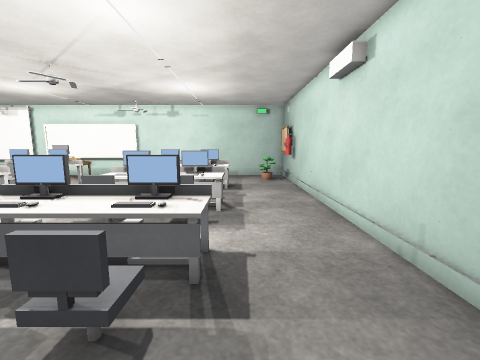
view 1 (above)

21 first-person views from a walk through a 3-D level made in the Godot game engine. The camera is 1.2 m above the floor, tilts 8° down and sees 90° across. The floor is counted in squares, 0.5 m on a side. Each view is taken from the middle of a square. On the plan, view 1 faces up. The plan holds only what a view shows up to about 17 squares ahead; the rest is blank. Surface patterns are stand-ins for the level's own textures.

view 2
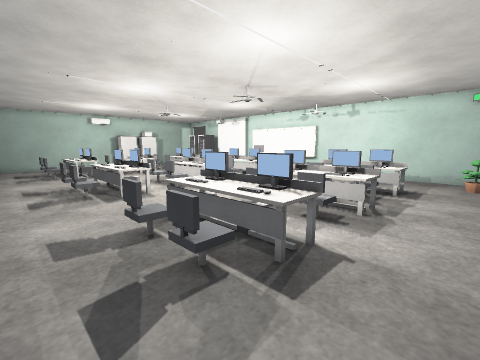

view 3
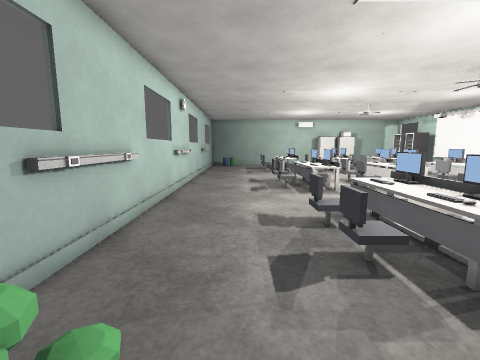

view 4
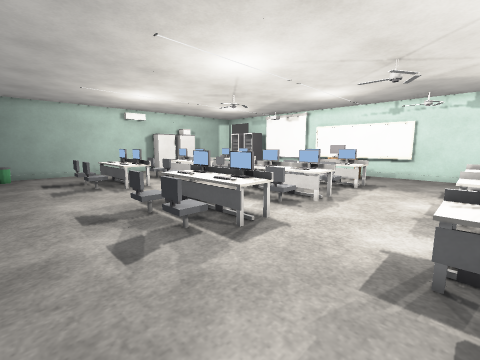

view 5
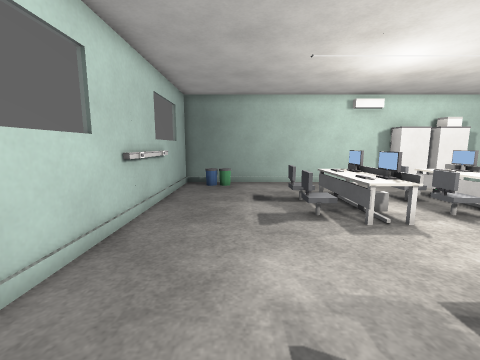

view 6
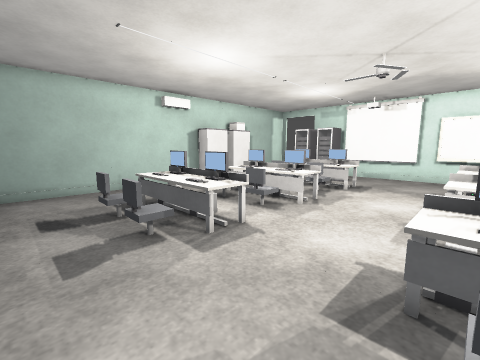

view 7
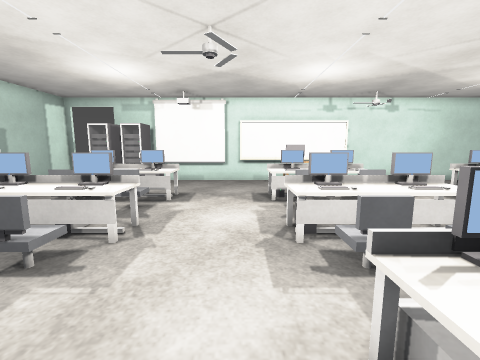

view 8
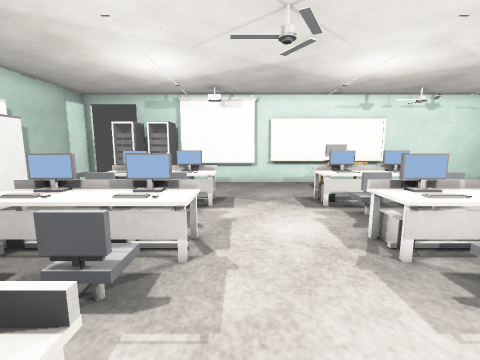

view 9
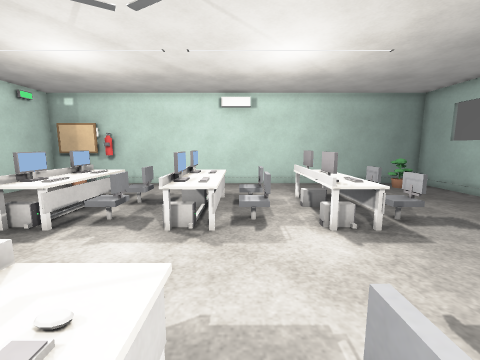

view 10
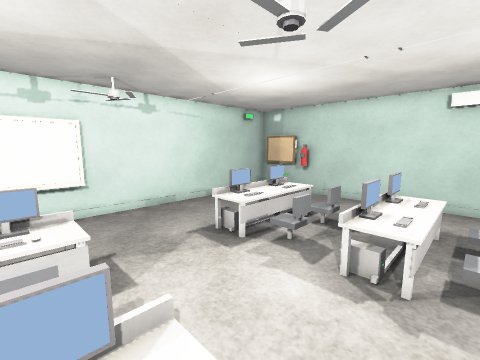

view 11
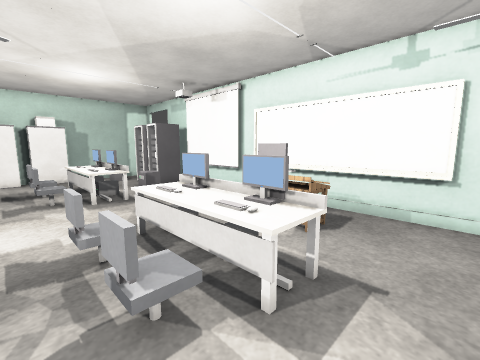

view 12
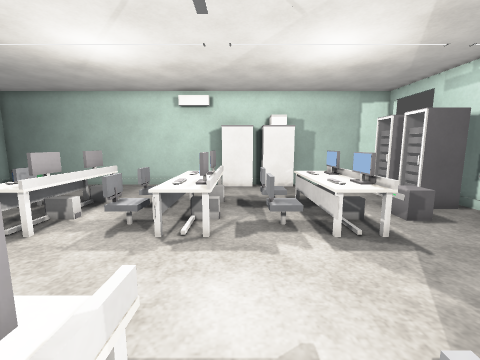

view 13
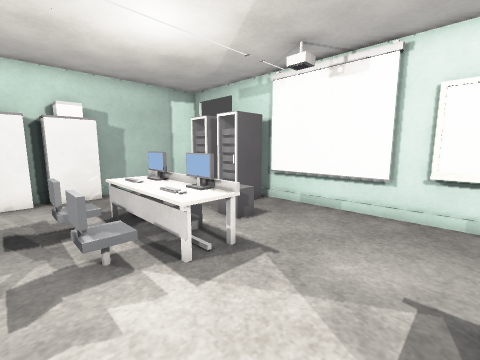

view 14
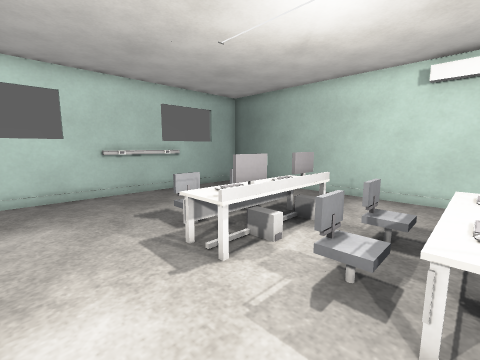

view 15
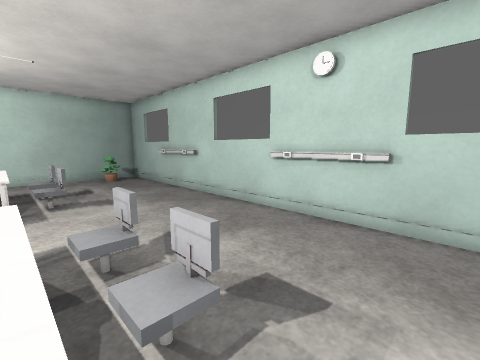

view 16
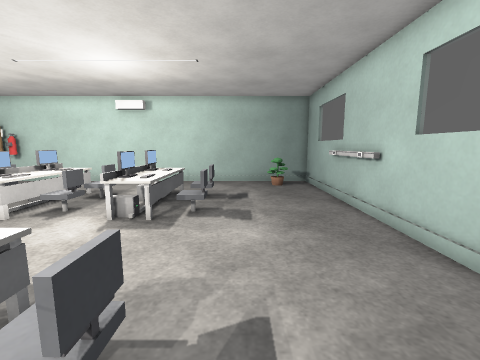

view 17
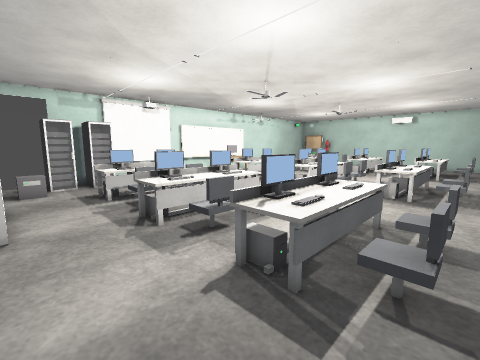

view 18
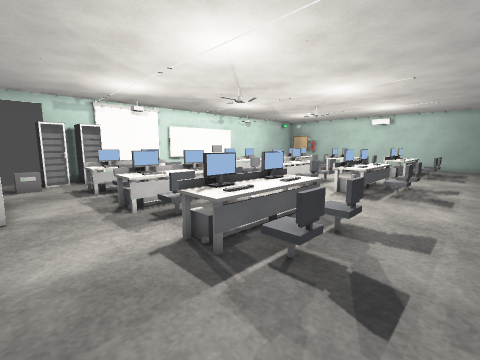

view 19
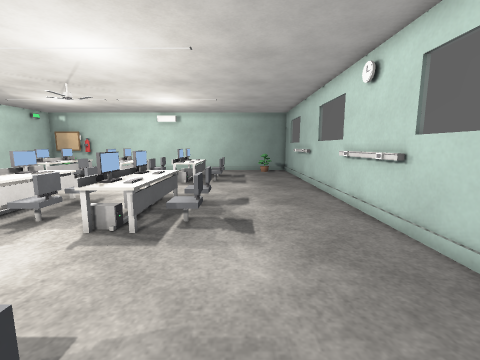

view 20
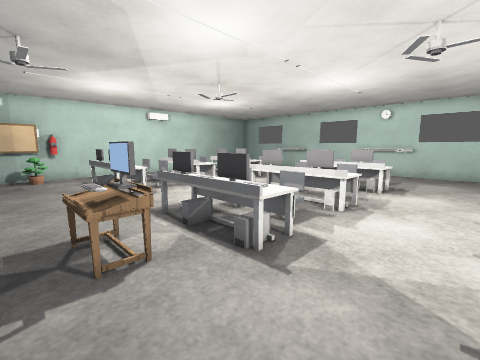

view 21
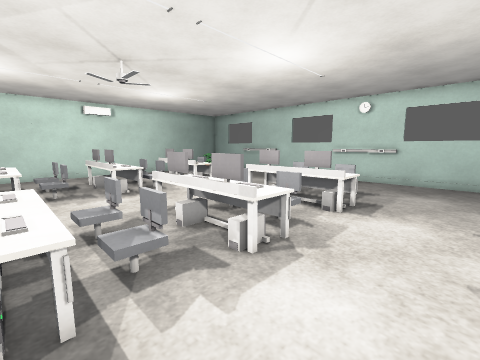

### Floor plan
Key: @ floor where view 1 was taken; # wall or solid block; x gap in a wall; . floor; / step, stairs or slope; = window, fence, low wall or low ledge; E desk; P plant; M monitor; F fire extinguisher; B bench; K keyboard; C chair; U cupboard; R rack; O other object.
Columns run from 28 left of view 1 to 4 right of it. Each row starts with its distance up from view 1.
 20 #   ############################
 19 #. RRRR........................#
 18 #. RRRR........KKE............P##
 17 #. ....O.......MME............P##
 16 #..............................F#
 15 #...BMMMMB...BMMBMB....MMBMM....#
 14 #U..BOOOOB...BKKBKB....OOBOO....#
 13 UU...BBBBB....BBBBB....BBBBB....#
 12 #U...C #C.....C  C ....#C.= ....#
 11 UU..............................#
 10 #U..BMMMMB...BMMBMB....MMBMM....#
  9 #...BKKKKB...BKKBKB....KKBOO....#
  8 #....O..O......O./......O.O.....#
  7 #....C #C.....C  C.....#C. .....#
  6 #....  ##.....#   .....### .....#
  5 #...####MB...####MB....###MM....#
  4 #...BKKBOB...B#OBOB....#KBKK....#
  3 #....O..O.....    ......x.O.....#
  2 #....Cx.C.....C  C......C.=.....#
  1 #...............................#
  0 #...........................@...#
 -1 # ............................P.#
 -2 #O............................P.#
 -3 #....####.....####.....#####....#
 -4 ######################### #######

Positions as (right, up) in squares from view 1, and headings:
1: (0, 0), facing up
2: (2, 0), facing up-left
3: (3, 0), facing left
4: (-5, -1), facing up-left
5: (-12, 0), facing left
6: (-14, 0), facing up-left
7: (-16, 3), facing up
8: (-18, 4), facing up
9: (-12, 8), facing right
10: (-11, 8), facing up-right
11: (-8, 11), facing up-left
12: (-13, 11), facing left
13: (-15, 11), facing up-left
14: (-16, 9), facing down-left
15: (-16, 4), facing down-right
16: (-13, 1), facing right
17: (-27, 2), facing up-right
18: (-27, 0), facing up-right
19: (-21, 1), facing right
20: (-18, 19), facing down-right
21: (-18, 14), facing down-right
